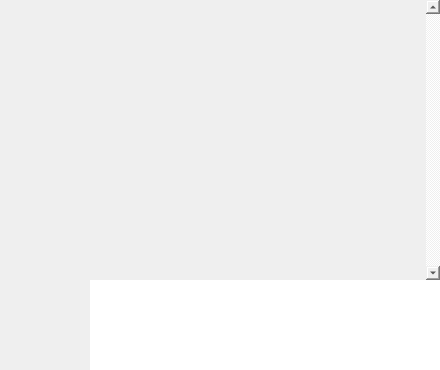
<?xml version="1.0" encoding="UTF-8"?>
<ui version="4.0">
 <class>Form</class>
 <widget class="QWidget" name="Form">
  <property name="geometry">
   <rect>
    <x>0</x>
    <y>0</y>
    <width>440</width>
    <height>370</height>
   </rect>
  </property>
  <property name="windowTitle">
   <string>Form</string>
  </property>
  <property name="styleSheet">
   <string notr="true">* {
	border: 0;
}

QHBoxLayout {
	background-color: black;
	margin: 0;
	padding: 0;
}</string>
  </property>
  <widget class="QScrollArea" name="messagesScrollArea">
   <property name="geometry">
    <rect>
     <x>90</x>
     <y>0</y>
     <width>350</width>
     <height>280</height>
    </rect>
   </property>
   <property name="verticalScrollBarPolicy">
    <enum>Qt::ScrollBarAlwaysOn</enum>
   </property>
   <property name="widgetResizable">
    <bool>true</bool>
   </property>
   <widget class="QWidget" name="scrollAreaWidgetContents">
    <property name="geometry">
     <rect>
      <x>0</x>
      <y>0</y>
      <width>333</width>
      <height>280</height>
     </rect>
    </property>
    <widget class="QWidget" name="verticalLayoutWidget_2">
     <property name="geometry">
      <rect>
       <x>0</x>
       <y>0</y>
       <width>331</width>
       <height>281</height>
      </rect>
     </property>
     <layout class="QVBoxLayout" name="messagesVerticalLayout"/>
    </widget>
   </widget>
  </widget>
  <widget class="QWidget" name="layoutWidget">
   <property name="geometry">
    <rect>
     <x>90</x>
     <y>280</y>
     <width>351</width>
     <height>91</height>
    </rect>
   </property>
   <layout class="QHBoxLayout" name="horizontalLayout">
    <property name="spacing">
     <number>0</number>
    </property>
    <item>
     <widget class="QTextEdit" name="textEdit">
      <property name="font">
       <font>
        <family>Vazirmatn</family>
        <pointsize>10</pointsize>
       </font>
      </property>
      <property name="layoutDirection">
       <enum>Qt::RightToLeft</enum>
      </property>
     </widget>
    </item>
    <item>
     <widget class="QPushButton" name="sendPushButton">
      <property name="sizePolicy">
       <sizepolicy hsizetype="Minimum" vsizetype="Expanding">
        <horstretch>0</horstretch>
        <verstretch>0</verstretch>
       </sizepolicy>
      </property>
      <property name="autoFillBackground">
       <bool>false</bool>
      </property>
      <property name="styleSheet">
       <string notr="true">QPushButton {
	margin: 0;
	padding: 0;
	background-color: white;
}</string>
      </property>
      <property name="text">
       <string/>
      </property>
      <property name="icon">
       <iconset resource="resources.qrc">
        <normaloff>:/icons/resources/icons/send.svg</normaloff>:/icons/resources/icons/send.svg</iconset>
      </property>
     </widget>
    </item>
   </layout>
  </widget>
  <widget class="QWidget" name="verticalLayoutWidget">
   <property name="geometry">
    <rect>
     <x>0</x>
     <y>0</y>
     <width>91</width>
     <height>371</height>
    </rect>
   </property>
   <layout class="QVBoxLayout" name="usersVerticalLayout"/>
  </widget>
 </widget>
 <resources>
  <include location="resources.qrc"/>
 </resources>
 <connections/>
</ui>
